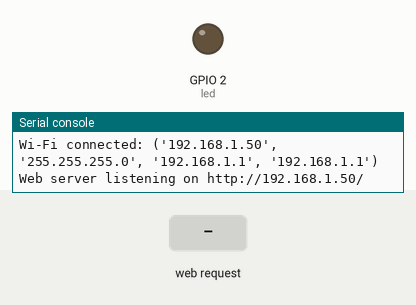
Simulated run of this program. Board: ESP32 board running MicroPython. Parts: output pins drawn as LEDs (lit = HIGH), the last lines printed to the serial console. The test bench sets the inputs (shaded band). WiFi joins after 1.5 s; the clock reads 2024-03-15 10:24:30 at power-on unless the program sets it.

Above: at 3.2 s.
3.3 s: HTTP request GET /?led=on received
At 4.4 s:
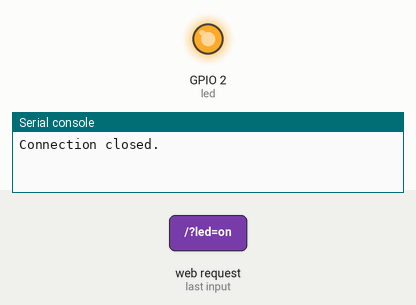
4.8 s: HTTP request GET /?led=off received
At 5.6 s:
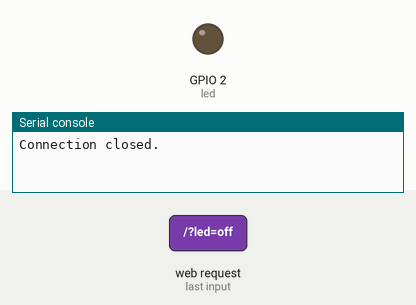
Timing chart, 0 to 7.8 s (numbered marks = the images above; inputs shaded):
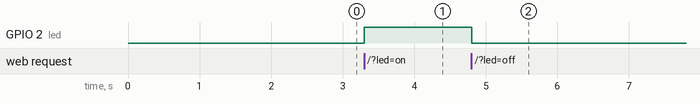

The program:

ESP32_simple_web_server_toggle_LED_.py
```python
# Project 5: Simple Web Server (Toggle LED)
# Description: Sets up the ESP32 as a Wi-Fi station and hosts a basic web server.
#              You can access an IP address in your browser to toggle an LED on/off.

# Hardware: ESP32, 1 LED, 1 current-limiting resistor.
# Connection: LED Anode (long leg) to ESP32 GPIO (e.g., GPIO2), LED Cathode (short leg) to resistor, resistor to GND.
# Configuration: Update WIFI_SSID and WIFI_PASSWORD.

import network
import socket
from machine import Pin
import time

# Wi-Fi credentials
WIFI_SSID = "YOUR_WIFI_SSID"     # <<< CHANGE THIS
WIFI_PASSWORD = "YOUR_WIFI_PASSWORD" # <<< CHANGE THIS

# LED pin
LED_PIN = 2
led = Pin(LED_PIN, Pin.OUT)
led_state = "OFF" # Initial state

# HTML content for the web page
def web_page():
    html = f"""
    <!DOCTYPE html>
    <html>
    <head>
        <title>ESP32 LED Control</title>
        <meta name="viewport" content="width=device-width, initial-scale=1">
        <style>
            body {{ font-family: Arial, sans-serif; text-align: center; margin-top: 50px; }}
            .button {{
                background-color: #4CAF50; /* Green */
                border: none;
                color: white;
                padding: 15px 32px;
                text-align: center;
                text-decoration: none;
                display: inline-block;
                font-size: 16px;
                margin: 4px 2px;
                cursor: pointer;
                border-radius: 8px;
            }}
            .button.off {{ background-color: #f44336; /* Red */ }}
            h1 {{ color: #333; }}
            p {{ color: #666; }}
        </style>
    </head>
    <body>
        <h1>ESP32 LED Control</h1>
        <p>LED is currently: <strong>{led_state}</strong></p>
        <p>
            <a href="/?led=on"><button class="button">TURN ON</button></a>
            <a href="/?led=off"><button class="button off">TURN OFF</button></a>
        </p>
    </body>
    </html>
    """
    return html

# Connect to Wi-Fi
def connect_to_wifi(ssid, password):
    sta_if = network.WLAN(network.STA_IF)
    sta_if.active(True)
    if not sta_if.isconnected():
        print("Connecting to Wi-Fi...")
        sta_if.connect(ssid, password)
        timeout = 10
        start_time = time.time()
        while not sta_if.isconnected() and (time.time() - start_time) < timeout:
            time.sleep(1)
            print(".", end="")
        print()
    if sta_if.isconnected():
        print("Wi-Fi connected:", sta_if.ifconfig())
        return sta_if.ifconfig()[0] # Return IP address
    else:
        print("Wi-Fi connection failed.")
        return None

# Main execution
if __name__ == "__main__":
    ip_address = connect_to_wifi(WIFI_SSID, WIFI_PASSWORD)

    if ip_address:
        # Create a socket
        s = socket.socket(socket.AF_INET, socket.SOCK_STREAM)
        s.bind(('', 80)) # Bind to all interfaces on port 80 (HTTP)
        s.listen(5)      # Listen for incoming connections (max 5 queued)

        print(f"Web server listening on http://{ip_address}/")

        while True:
            conn, addr = s.accept() # Accept a new connection
            print('Got a connection from %s' % str(addr))
            request = conn.recv(1024) # Read the request
            request = str(request)
            print('Content = %s' % request)

            # Check for LED control commands in the request URL
            global led_state
            if '/?led=on' in request:
                led.value(1)
                led_state = "ON"
            elif '/?led=off' in request:
                led.value(0)
                led_state = "OFF"

            response = web_page() # Get the HTML response
            conn.send('HTTP/1.1 200 OK\n')
            conn.send('Content-Type: text/html\n')
            conn.send('Connection: close\n\n')
            conn.sendall(response) # Send the HTML content
            conn.close() # Close the connection
            print("Connection closed.")
    else:
        print("Cannot start web server without Wi-Fi connection.")
```

Measured:
- after the input at 3.3 s, GPIO 2 (led): LOW → HIGH at once
- after the input at 4.8 s, GPIO 2 (led): HIGH → LOW at once
